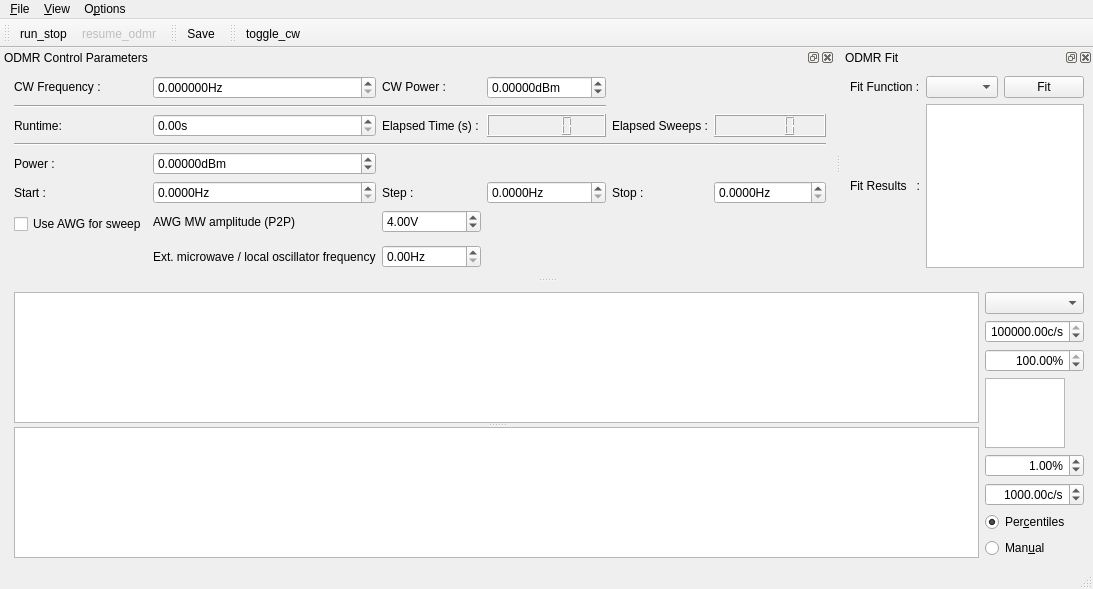
<?xml version="1.0" encoding="UTF-8"?>
<ui version="4.0">
 <class>MainWindow</class>
 <widget class="QMainWindow" name="MainWindow">
  <property name="geometry">
   <rect>
    <x>0</x>
    <y>0</y>
    <width>934</width>
    <height>545</height>
   </rect>
  </property>
  <property name="contextMenuPolicy">
   <enum>Qt::DefaultContextMenu</enum>
  </property>
  <property name="windowTitle">
   <string>qudi: ODMR</string>
  </property>
  <widget class="QWidget" name="centralwidget">
   <layout class="QHBoxLayout" name="horizontalLayout">
    <item>
     <spacer name="horizontalSpacer">
      <property name="orientation">
       <enum>Qt::Horizontal</enum>
      </property>
      <property name="sizeHint" stdset="0">
       <size>
        <width>5</width>
        <height>20</height>
       </size>
      </property>
     </spacer>
    </item>
    <item>
     <widget class="QSplitter" name="splitter">
      <property name="sizePolicy">
       <sizepolicy hsizetype="Preferred" vsizetype="Expanding">
        <horstretch>1</horstretch>
        <verstretch>0</verstretch>
       </sizepolicy>
      </property>
      <property name="orientation">
       <enum>Qt::Vertical</enum>
      </property>
      <widget class="PlotWidget" name="odmr_PlotWidget">
       <property name="sizePolicy">
        <sizepolicy hsizetype="Expanding" vsizetype="Expanding">
         <horstretch>1</horstretch>
         <verstretch>1</verstretch>
        </sizepolicy>
       </property>
      </widget>
      <widget class="PlotWidget" name="odmr_matrix_PlotWidget">
       <property name="sizePolicy">
        <sizepolicy hsizetype="Expanding" vsizetype="Expanding">
         <horstretch>1</horstretch>
         <verstretch>1</verstretch>
        </sizepolicy>
       </property>
      </widget>
     </widget>
    </item>
    <item>
     <layout class="QVBoxLayout" name="verticalLayout">
      <item>
       <widget class="QComboBox" name="odmr_channel_ComboBox"/>
      </item>
      <item>
       <widget class="ScienDSpinBox" name="odmr_cb_max_DoubleSpinBox">
        <property name="maximumSize">
         <size>
          <width>100</width>
          <height>16777215</height>
         </size>
        </property>
        <property name="alignment">
         <set>Qt::AlignRight|Qt::AlignTrailing|Qt::AlignVCenter</set>
        </property>
        <property name="suffix">
         <string>c/s</string>
        </property>
        <property name="minimum">
         <double>-10.000000000000000</double>
        </property>
        <property name="maximum">
         <double>1000000000.000000000000000</double>
        </property>
        <property name="value">
         <double>100000.000000000000000</double>
        </property>
       </widget>
      </item>
      <item>
       <widget class="ScienDSpinBox" name="odmr_cb_high_percentile_DoubleSpinBox">
        <property name="maximumSize">
         <size>
          <width>100</width>
          <height>16777215</height>
         </size>
        </property>
        <property name="alignment">
         <set>Qt::AlignRight|Qt::AlignTrailing|Qt::AlignVCenter</set>
        </property>
        <property name="suffix">
         <string>%</string>
        </property>
        <property name="minimum">
         <double>0.000000000000000</double>
        </property>
        <property name="maximum">
         <double>100.000000000000000</double>
        </property>
        <property name="value">
         <double>100.000000000000000</double>
        </property>
       </widget>
      </item>
      <item>
       <widget class="PlotWidget" name="odmr_cb_PlotWidget">
        <property name="sizePolicy">
         <sizepolicy hsizetype="Expanding" vsizetype="Expanding">
          <horstretch>0</horstretch>
          <verstretch>0</verstretch>
         </sizepolicy>
        </property>
        <property name="maximumSize">
         <size>
          <width>80</width>
          <height>16777215</height>
         </size>
        </property>
       </widget>
      </item>
      <item>
       <widget class="ScienDSpinBox" name="odmr_cb_low_percentile_DoubleSpinBox">
        <property name="maximumSize">
         <size>
          <width>100</width>
          <height>16777215</height>
         </size>
        </property>
        <property name="alignment">
         <set>Qt::AlignRight|Qt::AlignTrailing|Qt::AlignVCenter</set>
        </property>
        <property name="suffix">
         <string>%</string>
        </property>
        <property name="minimum">
         <double>0.000000000000000</double>
        </property>
        <property name="maximum">
         <double>100.000000000000000</double>
        </property>
        <property name="value">
         <double>1.000000000000000</double>
        </property>
       </widget>
      </item>
      <item>
       <widget class="ScienDSpinBox" name="odmr_cb_min_DoubleSpinBox">
        <property name="maximumSize">
         <size>
          <width>100</width>
          <height>16777215</height>
         </size>
        </property>
        <property name="alignment">
         <set>Qt::AlignRight|Qt::AlignTrailing|Qt::AlignVCenter</set>
        </property>
        <property name="suffix">
         <string>c/s</string>
        </property>
        <property name="minimum">
         <double>-10.000000000000000</double>
        </property>
        <property name="maximum">
         <double>1000000000.000000000000000</double>
        </property>
        <property name="value">
         <double>1000.000000000000000</double>
        </property>
       </widget>
      </item>
      <item>
       <widget class="QRadioButton" name="odmr_cb_centiles_RadioButton">
        <property name="text">
         <string>Per&amp;centiles</string>
        </property>
        <property name="checked">
         <bool>true</bool>
        </property>
        <attribute name="buttonGroup">
         <string notr="true">buttonGroup</string>
        </attribute>
       </widget>
      </item>
      <item>
       <widget class="QRadioButton" name="odmr_cb_manual_RadioButton">
        <property name="text">
         <string>Man&amp;ual</string>
        </property>
        <attribute name="buttonGroup">
         <string notr="true">buttonGroup</string>
        </attribute>
       </widget>
      </item>
     </layout>
    </item>
   </layout>
  </widget>
  <widget class="QMenuBar" name="menubar">
   <property name="geometry">
    <rect>
     <x>0</x>
     <y>0</y>
     <width>934</width>
     <height>21</height>
    </rect>
   </property>
   <widget class="QMenu" name="menu_File">
    <property name="title">
     <string>&amp;File</string>
    </property>
    <addaction name="action_Save"/>
    <addaction name="action_Close"/>
   </widget>
   <widget class="QMenu" name="menu_Options">
    <property name="title">
     <string>O&amp;ptions</string>
    </property>
    <addaction name="action_Settings"/>
    <addaction name="action_FitSettings"/>
   </widget>
   <widget class="QMenu" name="menu_View">
    <property name="title">
     <string>&amp;View</string>
    </property>
    <addaction name="action_RestoreDefault"/>
   </widget>
   <addaction name="menu_File"/>
   <addaction name="menu_View"/>
   <addaction name="menu_Options"/>
  </widget>
  <widget class="QStatusBar" name="statusbar"/>
  <widget class="QToolBar" name="toolBar">
   <property name="windowTitle">
    <string>toolBar</string>
   </property>
   <attribute name="toolBarArea">
    <enum>TopToolBarArea</enum>
   </attribute>
   <attribute name="toolBarBreak">
    <bool>false</bool>
   </attribute>
   <addaction name="action_run_stop"/>
   <addaction name="action_resume_odmr"/>
  </widget>
  <widget class="QDockWidget" name="odmr_control_DockWidget">
   <property name="enabled">
    <bool>true</bool>
   </property>
   <property name="sizePolicy">
    <sizepolicy hsizetype="Fixed" vsizetype="Fixed">
     <horstretch>1</horstretch>
     <verstretch>0</verstretch>
    </sizepolicy>
   </property>
   <property name="baseSize">
    <size>
     <width>0</width>
     <height>20</height>
    </size>
   </property>
   <property name="toolTip">
    <string/>
   </property>
   <property name="windowTitle">
    <string>ODMR Control Parameters</string>
   </property>
   <attribute name="dockWidgetArea">
    <number>4</number>
   </attribute>
   <widget class="QWidget" name="dockWidgetContents_3">
    <property name="sizePolicy">
     <sizepolicy hsizetype="Minimum" vsizetype="Minimum">
      <horstretch>0</horstretch>
      <verstretch>0</verstretch>
     </sizepolicy>
    </property>
    <layout class="QGridLayout" name="gridLayout">
     <item row="2" column="4">
      <widget class="QLCDNumber" name="elapsed_time_DisplayWidget">
       <property name="sizePolicy">
        <sizepolicy hsizetype="Minimum" vsizetype="Minimum">
         <horstretch>0</horstretch>
         <verstretch>0</verstretch>
        </sizepolicy>
       </property>
      </widget>
     </item>
     <item row="5" column="4">
      <widget class="ScienDSpinBox" name="step_freq_DoubleSpinBox">
       <property name="sizePolicy">
        <sizepolicy hsizetype="Minimum" vsizetype="Fixed">
         <horstretch>0</horstretch>
         <verstretch>0</verstretch>
        </sizepolicy>
       </property>
       <property name="suffix">
        <string>Hz</string>
       </property>
       <property name="decimals">
        <number>4</number>
       </property>
       <property name="minimum">
        <double>0.000000000000000</double>
       </property>
       <property name="maximum">
        <double>1000000000.000000000000000</double>
       </property>
       <property name="singleStep">
        <double>0.100000000000000</double>
       </property>
      </widget>
     </item>
     <item row="0" column="2">
      <widget class="ScienDSpinBox" name="cw_frequency_DoubleSpinBox">
       <property name="sizePolicy">
        <sizepolicy hsizetype="Minimum" vsizetype="Fixed">
         <horstretch>0</horstretch>
         <verstretch>0</verstretch>
        </sizepolicy>
       </property>
       <property name="suffix">
        <string>Hz</string>
       </property>
       <property name="decimals">
        <number>6</number>
       </property>
       <property name="maximum">
        <double>1000000000.000000000000000</double>
       </property>
       <property name="singleStep">
        <double>0.010000000000000</double>
       </property>
      </widget>
     </item>
     <item row="3" column="1" colspan="6">
      <widget class="Line" name="line">
       <property name="orientation">
        <enum>Qt::Horizontal</enum>
       </property>
      </widget>
     </item>
     <item row="1" column="1" colspan="4">
      <widget class="Line" name="line_2">
       <property name="minimumSize">
        <size>
         <width>0</width>
         <height>0</height>
        </size>
       </property>
       <property name="lineWidth">
        <number>1</number>
       </property>
       <property name="midLineWidth">
        <number>0</number>
       </property>
       <property name="orientation">
        <enum>Qt::Horizontal</enum>
       </property>
      </widget>
     </item>
     <item row="5" column="2">
      <widget class="ScienDSpinBox" name="start_freq_DoubleSpinBox">
       <property name="sizePolicy">
        <sizepolicy hsizetype="Minimum" vsizetype="Fixed">
         <horstretch>0</horstretch>
         <verstretch>0</verstretch>
        </sizepolicy>
       </property>
       <property name="suffix">
        <string>Hz</string>
       </property>
       <property name="decimals">
        <number>4</number>
       </property>
       <property name="maximum">
        <double>1000000000.000000000000000</double>
       </property>
      </widget>
     </item>
     <item row="5" column="3">
      <widget class="QLabel" name="label_4">
       <property name="sizePolicy">
        <sizepolicy hsizetype="Minimum" vsizetype="Minimum">
         <horstretch>0</horstretch>
         <verstretch>0</verstretch>
        </sizepolicy>
       </property>
       <property name="text">
        <string>Step :</string>
       </property>
      </widget>
     </item>
     <item row="2" column="5">
      <widget class="QLabel" name="label_10">
       <property name="sizePolicy">
        <sizepolicy hsizetype="Minimum" vsizetype="Minimum">
         <horstretch>0</horstretch>
         <verstretch>0</verstretch>
        </sizepolicy>
       </property>
       <property name="text">
        <string>Elapsed Sweeps :</string>
       </property>
      </widget>
     </item>
     <item row="5" column="1">
      <widget class="QLabel" name="label_3">
       <property name="sizePolicy">
        <sizepolicy hsizetype="Minimum" vsizetype="Minimum">
         <horstretch>0</horstretch>
         <verstretch>0</verstretch>
        </sizepolicy>
       </property>
       <property name="text">
        <string>Start :</string>
       </property>
      </widget>
     </item>
     <item row="4" column="2">
      <widget class="ScienDSpinBox" name="sweep_power_DoubleSpinBox">
       <property name="sizePolicy">
        <sizepolicy hsizetype="Minimum" vsizetype="Fixed">
         <horstretch>0</horstretch>
         <verstretch>0</verstretch>
        </sizepolicy>
       </property>
       <property name="suffix">
        <string>dBm</string>
       </property>
       <property name="decimals">
        <number>5</number>
       </property>
       <property name="minimum">
        <double>-1000.000000000000000</double>
       </property>
       <property name="maximum">
        <double>100.000000000000000</double>
       </property>
      </widget>
     </item>
     <item row="0" column="3">
      <widget class="QLabel" name="label_6">
       <property name="sizePolicy">
        <sizepolicy hsizetype="Minimum" vsizetype="Fixed">
         <horstretch>0</horstretch>
         <verstretch>0</verstretch>
        </sizepolicy>
       </property>
       <property name="text">
        <string>CW Power :</string>
       </property>
      </widget>
     </item>
     <item row="5" column="5">
      <widget class="QLabel" name="label_5">
       <property name="sizePolicy">
        <sizepolicy hsizetype="Minimum" vsizetype="Minimum">
         <horstretch>0</horstretch>
         <verstretch>0</verstretch>
        </sizepolicy>
       </property>
       <property name="text">
        <string>Stop :</string>
       </property>
      </widget>
     </item>
     <item row="0" column="1">
      <widget class="QLabel" name="label">
       <property name="sizePolicy">
        <sizepolicy hsizetype="Minimum" vsizetype="Fixed">
         <horstretch>0</horstretch>
         <verstretch>0</verstretch>
        </sizepolicy>
       </property>
       <property name="text">
        <string>CW Frequency :</string>
       </property>
      </widget>
     </item>
     <item row="2" column="2">
      <widget class="QDoubleSpinBox" name="runtime_DoubleSpinBox">
       <property name="sizePolicy">
        <sizepolicy hsizetype="Minimum" vsizetype="Fixed">
         <horstretch>0</horstretch>
         <verstretch>0</verstretch>
        </sizepolicy>
       </property>
       <property name="suffix">
        <string>s</string>
       </property>
       <property name="maximum">
        <double>10000000.000000000000000</double>
       </property>
      </widget>
     </item>
     <item row="2" column="3">
      <widget class="QLabel" name="label_8">
       <property name="sizePolicy">
        <sizepolicy hsizetype="Minimum" vsizetype="Minimum">
         <horstretch>0</horstretch>
         <verstretch>0</verstretch>
        </sizepolicy>
       </property>
       <property name="text">
        <string>Elapsed Time (s) :</string>
       </property>
      </widget>
     </item>
     <item row="2" column="6">
      <widget class="QLCDNumber" name="elapsed_sweeps_DisplayWidget"/>
     </item>
     <item row="0" column="4">
      <widget class="ScienDSpinBox" name="cw_power_DoubleSpinBox">
       <property name="sizePolicy">
        <sizepolicy hsizetype="Minimum" vsizetype="Fixed">
         <horstretch>0</horstretch>
         <verstretch>0</verstretch>
        </sizepolicy>
       </property>
       <property name="suffix">
        <string>dBm</string>
       </property>
       <property name="decimals">
        <number>5</number>
       </property>
       <property name="minimum">
        <double>-1000.000000000000000</double>
       </property>
       <property name="maximum">
        <double>100.000000000000000</double>
       </property>
      </widget>
     </item>
     <item row="4" column="1">
      <widget class="QLabel" name="label_2">
       <property name="sizePolicy">
        <sizepolicy hsizetype="Minimum" vsizetype="Minimum">
         <horstretch>0</horstretch>
         <verstretch>0</verstretch>
        </sizepolicy>
       </property>
       <property name="text">
        <string>Power :</string>
       </property>
      </widget>
     </item>
     <item row="2" column="1">
      <widget class="QLabel" name="label_7">
       <property name="sizePolicy">
        <sizepolicy hsizetype="Minimum" vsizetype="Minimum">
         <horstretch>0</horstretch>
         <verstretch>0</verstretch>
        </sizepolicy>
       </property>
       <property name="text">
        <string>Runtime:</string>
       </property>
      </widget>
     </item>
     <item row="5" column="6">
      <widget class="ScienDSpinBox" name="stop_freq_DoubleSpinBox">
       <property name="sizePolicy">
        <sizepolicy hsizetype="Minimum" vsizetype="Fixed">
         <horstretch>0</horstretch>
         <verstretch>0</verstretch>
        </sizepolicy>
       </property>
       <property name="suffix">
        <string>Hz</string>
       </property>
       <property name="decimals">
        <number>4</number>
       </property>
       <property name="minimum">
        <double>0.000000000000000</double>
       </property>
       <property name="maximum">
        <double>1000000000.000000000000000</double>
       </property>
      </widget>
     </item>
     <item row="0" column="0" rowspan="6">
      <spacer name="horizontalSpacer_2">
       <property name="orientation">
        <enum>Qt::Horizontal</enum>
       </property>
       <property name="sizeHint" stdset="0">
        <size>
         <width>5</width>
         <height>20</height>
        </size>
       </property>
      </spacer>
     </item>
     <item row="8" column="2">
      <widget class="QLabel" name="label_11">
       <property name="text">
        <string>Ext. microwave / local oscillator frequency</string>
       </property>
      </widget>
     </item>
     <item row="6" column="2">
      <widget class="QLabel" name="label_13">
       <property name="text">
        <string>AWG MW amplitude (P2P)</string>
       </property>
      </widget>
     </item>
     <item row="6" column="3">
      <widget class="QDoubleSpinBox" name="awg_microwave_amplitude_DoubleSpinBox">
       <property name="suffix">
        <string>V</string>
       </property>
       <property name="value">
        <double>4.000000000000000</double>
       </property>
      </widget>
     </item>
     <item row="8" column="3">
      <widget class="QDoubleSpinBox" name="ext_microwave_frequency_DoubleSpinBox">
       <property name="suffix">
        <string>Hz</string>
       </property>
       <property name="maximum">
        <double>10000000000.000000000000000</double>
       </property>
      </widget>
     </item>
     <item row="6" column="1" rowspan="2">
      <widget class="QCheckBox" name="checkBox">
       <property name="text">
        <string>Use AWG for sweep</string>
       </property>
      </widget>
     </item>
    </layout>
   </widget>
  </widget>
  <widget class="QDockWidget" name="odmr_fit_DockWidget">
   <property name="sizePolicy">
    <sizepolicy hsizetype="Minimum" vsizetype="Minimum">
     <horstretch>0</horstretch>
     <verstretch>0</verstretch>
    </sizepolicy>
   </property>
   <property name="baseSize">
    <size>
     <width>0</width>
     <height>20</height>
    </size>
   </property>
   <property name="windowTitle">
    <string>ODMR Fit</string>
   </property>
   <attribute name="dockWidgetArea">
    <number>4</number>
   </attribute>
   <widget class="QWidget" name="dockWidgetContents_5">
    <property name="sizePolicy">
     <sizepolicy hsizetype="Minimum" vsizetype="Minimum">
      <horstretch>0</horstretch>
      <verstretch>0</verstretch>
     </sizepolicy>
    </property>
    <layout class="QGridLayout" name="gridLayout_2">
     <item row="0" column="2">
      <widget class="QPushButton" name="do_fit_PushButton">
       <property name="sizePolicy">
        <sizepolicy hsizetype="Minimum" vsizetype="Fixed">
         <horstretch>0</horstretch>
         <verstretch>0</verstretch>
        </sizepolicy>
       </property>
       <property name="text">
        <string>Fit</string>
       </property>
      </widget>
     </item>
     <item row="0" column="1">
      <widget class="FitSettingsComboBox" name="fit_methods_ComboBox">
       <property name="sizePolicy">
        <sizepolicy hsizetype="Minimum" vsizetype="Fixed">
         <horstretch>0</horstretch>
         <verstretch>0</verstretch>
        </sizepolicy>
       </property>
      </widget>
     </item>
     <item row="0" column="0">
      <widget class="QLabel" name="label_9">
       <property name="sizePolicy">
        <sizepolicy hsizetype="Fixed" vsizetype="Minimum">
         <horstretch>0</horstretch>
         <verstretch>0</verstretch>
        </sizepolicy>
       </property>
       <property name="text">
        <string>Fit Function :</string>
       </property>
      </widget>
     </item>
     <item row="1" column="0">
      <widget class="QLabel" name="label_12">
       <property name="sizePolicy">
        <sizepolicy hsizetype="Fixed" vsizetype="Fixed">
         <horstretch>0</horstretch>
         <verstretch>0</verstretch>
        </sizepolicy>
       </property>
       <property name="text">
        <string>Fit Results   :</string>
       </property>
      </widget>
     </item>
     <item row="1" column="1" colspan="2">
      <widget class="QTextBrowser" name="odmr_fit_results_DisplayWidget">
       <property name="sizePolicy">
        <sizepolicy hsizetype="Ignored" vsizetype="Expanding">
         <horstretch>0</horstretch>
         <verstretch>0</verstretch>
        </sizepolicy>
       </property>
       <property name="baseSize">
        <size>
         <width>0</width>
         <height>1</height>
        </size>
       </property>
       <property name="sizeAdjustPolicy">
        <enum>QAbstractScrollArea::AdjustToContents</enum>
       </property>
       <property name="tabChangesFocus">
        <bool>true</bool>
       </property>
      </widget>
     </item>
    </layout>
   </widget>
  </widget>
  <widget class="QToolBar" name="save_ToolBar">
   <property name="windowTitle">
    <string>toolBar_2</string>
   </property>
   <attribute name="toolBarArea">
    <enum>TopToolBarArea</enum>
   </attribute>
   <attribute name="toolBarBreak">
    <bool>false</bool>
   </attribute>
   <addaction name="action_Save"/>
  </widget>
  <widget class="QToolBar" name="cw_ToolBar">
   <property name="windowTitle">
    <string>toolBar_2</string>
   </property>
   <attribute name="toolBarArea">
    <enum>TopToolBarArea</enum>
   </attribute>
   <attribute name="toolBarBreak">
    <bool>false</bool>
   </attribute>
   <addaction name="action_toggle_cw"/>
  </widget>
  <action name="action_Settings">
   <property name="icon">
    <iconset>
     <normaloff>../../artwork/icons/oxygen/22x22/configure.png</normaloff>../../artwork/icons/oxygen/22x22/configure.png</iconset>
   </property>
   <property name="text">
    <string>&amp;Settings</string>
   </property>
  </action>
  <action name="action_Save">
   <property name="icon">
    <iconset>
     <normaloff>../../artwork/icons/oxygen/22x22/document-save.png</normaloff>../../artwork/icons/oxygen/22x22/document-save.png</iconset>
   </property>
   <property name="text">
    <string>&amp;Save</string>
   </property>
   <property name="toolTip">
    <string>Save odmr data</string>
   </property>
  </action>
  <action name="action_Close">
   <property name="icon">
    <iconset>
     <normaloff>../../artwork/icons/oxygen/22x22/application-exit.png</normaloff>../../artwork/icons/oxygen/22x22/application-exit.png</iconset>
   </property>
   <property name="text">
    <string>&amp;Close</string>
   </property>
  </action>
  <action name="action_run_stop">
   <property name="checkable">
    <bool>true</bool>
   </property>
   <property name="icon">
    <iconset>
     <normaloff>../../artwork/icons/qudiTheme/22x22/start-counter.png</normaloff>
     <activeon>../../artwork/icons/qudiTheme/22x22/stop-counter.png</activeon>../../artwork/icons/qudiTheme/22x22/start-counter.png</iconset>
   </property>
   <property name="text">
    <string>run_stop</string>
   </property>
  </action>
  <action name="action_resume_odmr">
   <property name="checkable">
    <bool>true</bool>
   </property>
   <property name="enabled">
    <bool>false</bool>
   </property>
   <property name="icon">
    <iconset>
     <normaloff>../../artwork/icons/qudiTheme/22x22/restart-counter.png</normaloff>
     <activeon>../../artwork/icons/qudiTheme/22x22/stop-counter.png</activeon>../../artwork/icons/qudiTheme/22x22/restart-counter.png</iconset>
   </property>
   <property name="text">
    <string>resume_odmr</string>
   </property>
   <property name="toolTip">
    <string>resume odmr measurement</string>
   </property>
  </action>
  <action name="action_RestoreDefault">
   <property name="text">
    <string>Restore &amp;default</string>
   </property>
  </action>
  <action name="action_FitSettings">
   <property name="text">
    <string>Fit settings</string>
   </property>
  </action>
  <action name="action_toggle_cw">
   <property name="checkable">
    <bool>true</bool>
   </property>
   <property name="icon">
    <iconset>
     <normaloff>../../artwork/icons/oxygen/22x22/media-playback-start.png</normaloff>
     <normalon>../../artwork/icons/oxygen/22x22/media-playback-stop.png</normalon>
     <activeon>../../artwork/icons/oxygen/22x22/media-playback-stop.png</activeon>../../artwork/icons/oxygen/22x22/media-playback-start.png</iconset>
   </property>
   <property name="text">
    <string>toggle_cw</string>
   </property>
   <property name="toolTip">
    <string>toggle microwave CW output</string>
   </property>
  </action>
 </widget>
 <customwidgets>
  <customwidget>
   <class>PlotWidget</class>
   <extends>QGraphicsView</extends>
   <header>pyqtgraph</header>
  </customwidget>
  <customwidget>
   <class>ScienDSpinBox</class>
   <extends>QDoubleSpinBox</extends>
   <header>qtwidgets.scientific_spinbox.h</header>
  </customwidget>
  <customwidget>
   <class>FitSettingsComboBox</class>
   <extends>QComboBox</extends>
   <header>gui/fitsettings</header>
  </customwidget>
 </customwidgets>
 <tabstops>
  <tabstop>odmr_cb_max_DoubleSpinBox</tabstop>
  <tabstop>odmr_cb_high_percentile_DoubleSpinBox</tabstop>
  <tabstop>odmr_cb_PlotWidget</tabstop>
  <tabstop>odmr_cb_low_percentile_DoubleSpinBox</tabstop>
  <tabstop>odmr_cb_min_DoubleSpinBox</tabstop>
  <tabstop>odmr_cb_centiles_RadioButton</tabstop>
  <tabstop>odmr_cb_manual_RadioButton</tabstop>
  <tabstop>odmr_PlotWidget</tabstop>
  <tabstop>odmr_matrix_PlotWidget</tabstop>
 </tabstops>
 <resources/>
 <connections>
  <connection>
   <sender>action_Close</sender>
   <signal>triggered()</signal>
   <receiver>MainWindow</receiver>
   <slot>close()</slot>
   <hints>
    <hint type="sourcelabel">
     <x>-1</x>
     <y>-1</y>
    </hint>
    <hint type="destinationlabel">
     <x>531</x>
     <y>347</y>
    </hint>
   </hints>
  </connection>
 </connections>
 <buttongroups>
  <buttongroup name="buttonGroup"/>
 </buttongroups>
</ui>
